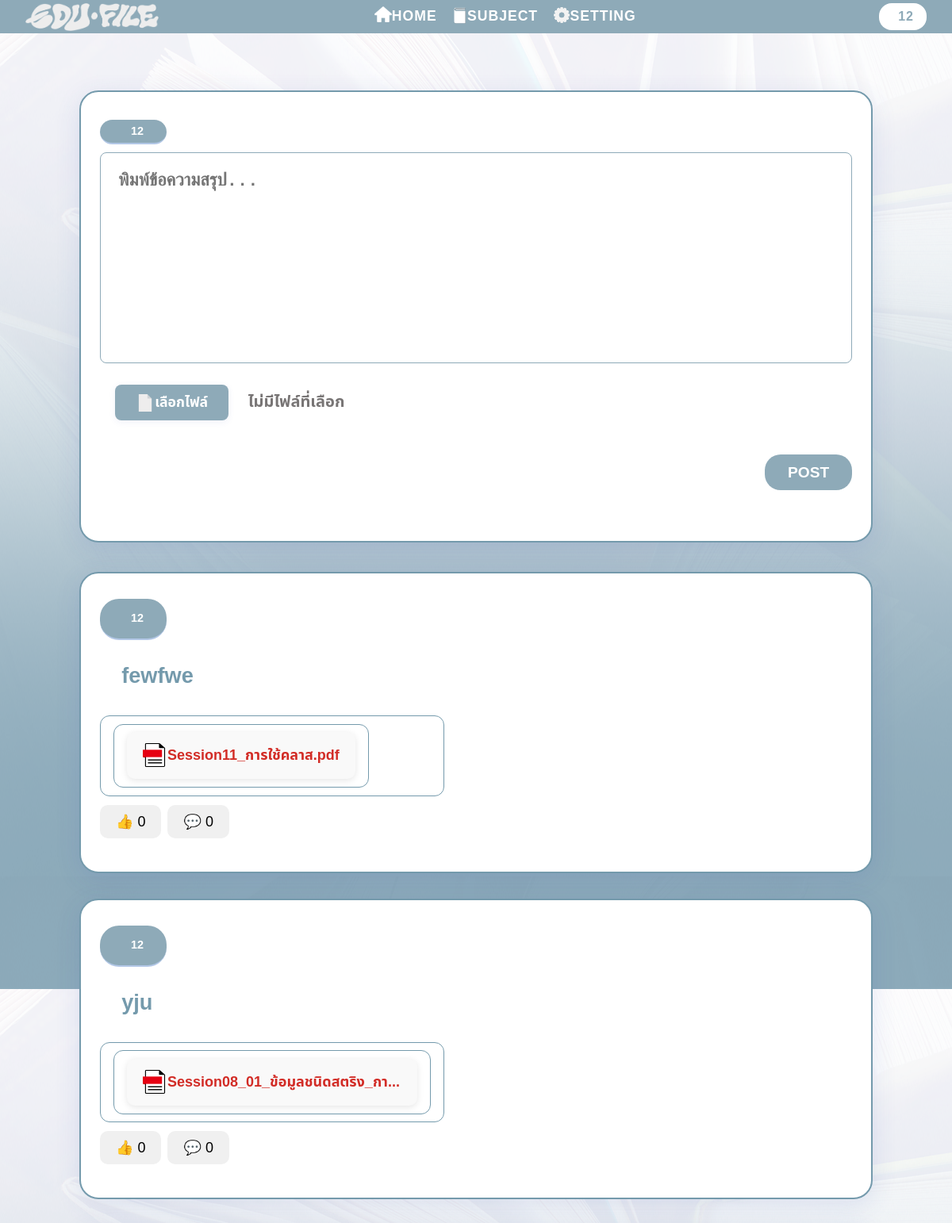
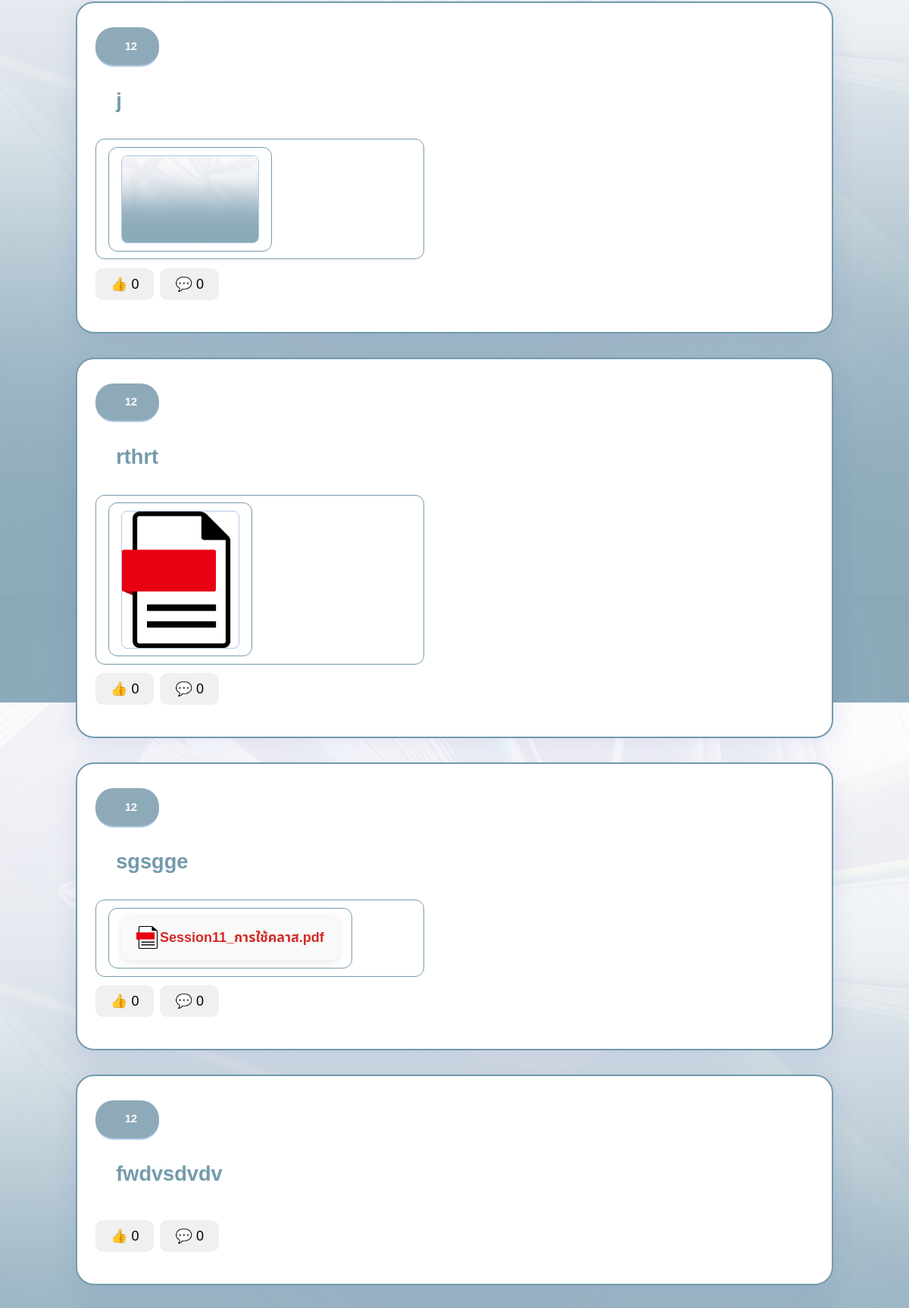
The page / (signed in, upper part) on the database its author committed (2 pictures, top to bottom).
### tables this page shows
CREATE TABLE summary (
            id INTEGER PRIMARY KEY AUTOINCREMENT,
            text TEXT,
            image TEXT
        );

### backend.py (the view, shortened to what this page needs)
@app.route("/", methods=["GET", "POST"])
def index():
    with get_db() as db:
        summaries = db.execute("SELECT * FROM summary ORDER BY id DESC").fetchall()
        comments = db.execute("SELECT * FROM comment").fetchall()
    comment_map = {}
    for c in comments:
        comment_map.setdefault(c['summary_id'], []).append(c)
    posts = []
    for s in summaries:
        post = {
            'id': s['id'],
            'text': s['text'],
            'file': s['image']
        }
        posts.append(post)
    return render_template("index.html", posts=posts, comment_map=comment_map, user=session["user"])

### backend.py (called while the page is built)
def get_db():
    conn = sqlite3.connect('summary.db')
    conn.row_factory = sqlite3.Row
    return conn

@app.before_request
def check_session():
    if request.endpoint not in ['login', 'register', 'static', 'clear_session']:
        if 'user' not in session:
            return redirect(url_for('login'))

### templates/index.html (shortened to what this page needs)
<!DOCTYPE html>
<html lang="th">
<head>
    <link rel="stylesheet" href="{{ url_for('static', filename='main.css') }}">
</head>
<body>
    <nav class="navbar">
    <div class="logo">
        <img src="{{ url_for('static', filename='edulogo.png') }}" alt="Logo" style="height:35px; vertical-align:middle; margin-right:8px;">
    </div>
    <div class="nav-links">
        <a href="{{ url_for('home') }}">
        <img src="{{ url_for('static', filename='home.png') }}" alt="Home" style="height:20px; vertical-align:middle; position: relative; top: -3px; margin-left: -37px;">
        <span style="position:relative; left: -6px;">HOME</span>
    </a>
        <a href="{{ url_for('sub') }}">
    <img src="{{ url_for('static', filename='book.png') }}" alt="Subject" style="height:42px; vertical-align:middle; position: relative; margin-left: -37px;">
    <span style="position:relative; left: -16px;">SUBJECT</span>
</a>
        <a href="#">
        <img src="{{ url_for('static', filename='set.png') }}" alt="Setting" style="height:20px; vertical-align:middle; position: relative; top: -2px; margin-left: -37px;">
        <span style="position:relative; left: -5px;">SETTING</span>
    </a>
    </div>
    <div class="user-menu">
 {{ user }}
</div>
</nav>
    <div class="container">
    <div class="post-form-container">
        <div class="form-header">
             {{ user }}
        </div>
        <form class="post-form" method="post" enctype="multipart/form-data">
            <textarea id="summary-textarea" name="summary" placeholder="พิมพ์ข้อความสรุป..." required></textarea>
            <div class="file-upload-box">
                <label for="file-upload" class="custom-file-label">
                    <img src="{{ url_for('static', filename='z.png') }}" alt="file icon" style="height: 22px; vertical-align: middle; margin-right: -3px;">
                    เลือกไฟล์
                </label>
                <span id="file-name" class="file-name-label">ไม่มีไฟล์ที่เลือก</span>
            </div>
            <button type="submit">POST</button>
        </form>
    </div>
</div>
<div class="posts">
        {% for post in posts %}
        <div class="post">
            <div class="post-header">
                 {{ user }}
            </div>
            <div class="post-content">
                <div class="post-text">{{ post.text|e }}</div>
                {% if post.file %}
           <div class="post-file">
    {% if post.file %}
<div class="post-file">
    {% if post.file.endswith('.pdf') %}
        <a href="{{ url_for('static', filename='uploads/' + post.file) }}" target="_blank" class="pdf-card">
            <div class="pdf-icon">
                <img src="{{ url_for('static', filename='doc.png') }}" alt=" " style="height:30px; width:30px; vertical-align: middle; margin-right: 1px; margin-top:-1px;">
            </div>
            <div class="pdf-info">
                <p class="pdf-title">{{ post.file.split('_', 1)[1] if '_' in post.file else post.file }}</p>
            </div>
        </a>
    {% else %}
        <img src="{{ url_for('static', filename='uploads/' + post.file) }}" alt="แนบไฟล์" class="attached-img">
    {% endif %}
</div>
{% endif %}
</div>
                {% endif %}
            </div>
<div class="post-card" data-post-id="1">
  <div class="interactions">
    <button class="btn" onclick="likePost(this)">👍 <span class="like-count">0</span></button>
    <button class="btn" onclick="toggleCommentBox(this)">💬 <span class="comment-count">0</span></button>
  </div>
</div>
        </div>
        {% endfor %}
    </div>
</body>
</html>

### static/main.css (style rules this page uses)
body { font-family: 'prompt', 'Noto Sans Thai', sans-serif; margin: 0; background: url('bg_web.png')center 25px; }
.navbar { background: #8eaab8; display: flex; flex-direction: row; align-items: center; justify-content: space-between; padding: 0.7em 2em; color: #fff; font-weight: bold; letter-spacing: 1px; height: 20px; }
.logo { font-size: 1.6em; letter-spacing: 2px; display: flex; flex-direction: row; }
.nav-links a { color: #fff; text-decoration: none; margin: 0 1em; font-size: 1.1em; transition: text-shadow 0.2s; }
.user-menu { display: flex; align-items: center; gap: 0.5em; background: #ffffff; padding: 0.3em 1em; border-radius: 1em; color: #8eaab8; }
.container { max-width: 1000px; margin: 2.5em auto; padding: 2em 1.5em 2em 1.5em; }
.post-form { display: flex; flex-direction: column; gap: 1em; margin-bottom: 2em; font-weight: bold; }
.post-form textarea { resize: vertical; border-radius: 8px; border: 1.7px solid #8eaab8; padding: 1em; font-size: 1.7em; min-height: 70px; color: #749aac; font-weight: bold; }
.file-upload-box { display: inline-block; padding: 0.7em 1.2em; border-radius: 12px; margin-bottom: 1em; }
.post-form button { align-self: flex-end; background: #8eaab8; color: #fff; border: none; border-radius: 20px; padding: 0.6em 1.5em; font-size: 1.2em; cursor: pointer; transition: background 0.2s; font-weight: bold; }
.posts { max-width: 1000px; margin: 2em auto; padding: 2em 1.5em 2em 1.5em; margin-bottom: 4em; }
.post { background: #fff; border-radius: 24px; box-shadow: 0 8px 32px rgba(60, 80, 180, 0.12); padding: 2em 1.5em 2em 1.5em; margin-bottom: 2em; border: 2px solid #749aac; }
.post-header { font-weight: bold; color: #ffffff; background: #8eaab8; border-radius: 24px; padding: 1em 2em; font-size: 0.9em; margin-bottom: -2em; display: inline-flex; align-items: center; gap: 0.7em; border-bottom: 2px solid #b2c7e6; width: auto; }
.post-content { margin-bottom: 0.7em; margin-top: 18px; }
.post-text { resize: vertical; border-radius: 8px; padding: 1em; font-size: 1.7em; min-height: 70px; color: #749aac; font-weight: bold; margin-bottom: -1em; white-space: pre-line; }
.post-file { display: flex; align-items: center; gap: 0.5em; border: 1px solid #749aac; border-radius: 12px; padding: 0.6em 1em; max-width: 400px; overflow: hidden; font-weight : bold; }
.post-file a { color: #749aac; font-weight : bold; text-decoration: none; font-weight: 500; flex: 1; white-space: nowrap; overflow: hidden; text-overflow: ellipsis; }
.attached-img { max-width: 180px; max-height: 180px; border-radius: 8px; border: 1px solid #b2c7e6; }
#summary-textarea { min-height: 220px; max-height: 950px; resize: none; overflow-y: auto; width: 700; }
.form-header { font-weight: bold; color: #ffffff; background: #8eaab8; border-radius: 24px; padding: 1em 2em; font-size: 0.9em; margin-bottom: 0; display: inline-flex; align-items: center; gap: 0.7em; border-bottom: 2px solid #b2c7e6; width: auto; min-width: 0; min-height: 0.5px; max-height: 0.5px; margin-bottom: 0.7em; }
.custom-file-label { display: inline-block; background: #8eaab8; color: #fff; padding: 0.5em 1.5em; border-radius: 8px; font-size: 1.1em; cursor: pointer; font-weight: bold; box-shadow: 0 2px 8px rgba(60, 80, 180, 0.08); transition: background 0.2s, color 0.2s; border: none; }
.file-name-label { margin-left: 1em; color: #787575; font-weight: bold; font-size: 1.25em; }
.post-form-container { background: #fff; border-radius: 24px; box-shadow: 0 8px 32px rgba(60, 80, 180, 0.12); padding: 2em 1.5em 2em 1.5em; margin-bottom: -4.2em; border: 2px solid #749aac; }
.interactions { display: flex; align-items: center; gap: 8px; margin: 10px 0; }
.pdf-card { background-color: #f9f9f9; padding: 15px 20px; display: flex; color: #749aac; align-items: center; text-decoration: none; border-radius: 10px; box-shadow: 0 2px 8px rgba(0,0,0,0.1); transition: transform 0.2s, box-shadow 0.2s; }
.pdf-icon img { height: 30px; width: 30px; margin-right: 8px; }
.pdf-info { display: flex; flex-direction: column; justify-content: center; }
.pdf-title { font-size: 18px; font-weight: bold; margin: 0; color: #d22c26; white-space: nowrap; overflow: hidden; text-overflow: ellipsis; max-width: 300px; }
.btn { background: #f0f0f0; border: none; border-radius: 10px; padding: 10px 20px; font-size: 18px; cursor: pointer; transition: 0.2s; }

### rows shown on the page
summary: user "12", text "fewfwe", file "Session11_การใช้คลาส.pdf"
summary: user "12", text "yju", file "Session08_01_ข้อมูลชนิดสตริง_กา…"
summary: user "12", text "j", image (picture)
summary: user "12", text "rthrt", image (picture)
summary: user "12", text "sgsgge", file "Session11_การใช้คลาส.pdf"
summary: user "12", text "fwdvsdvdv"

### other values the page prints
{{ user }} "12"
